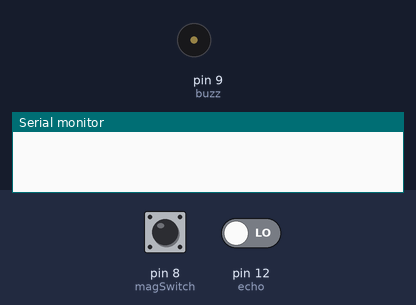
Bench run of a sketch on a simulated Arduino Uno, built with avr-gcc and run on an emulated ATmega328P. Parts: buzzer (waves = sounding, pin HIGH), the last lines printed to the serial monitor. The inputs (shaded band) are chosen by the test bench; at power-on: pin 8 (magSwitch) HIGH, pin 12 (echo) LOW. Pins used as bus, display or sensor lines are not drawn.

Above: at 0.1 s.
At 1.1 s:
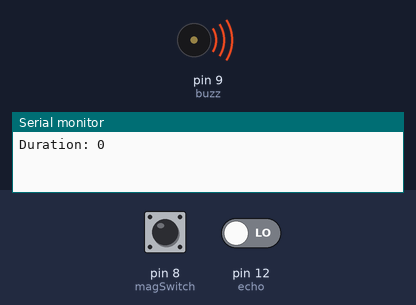
Timing chart, 0 to 2.6 s (numbered marks = the images above):
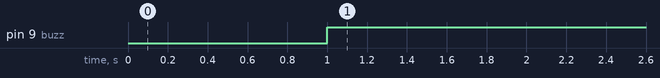

Measured:
- by itself, pin 9 (buzz): LOW → HIGH at 1.0 s

The sketch:

MagneticDoorSensor.ino
```cpp
//Declare Pins for Magnetic Sensor and Buzzer/LED
const int magSwitch = 8;
const int buzz = 9;
const int trig = 11;
const int echo = 12;

long duration;
float distance;

void setup() {
  // Set sensor as input and buzzer/LED as output
  pinMode(magSwitch,INPUT);
  pinMode(buzz,OUTPUT);
  // Set sensor pin to high
  digitalWrite(magSwitch,HIGH);
  // Set trig as output and echo as input
  pinMode(trig,OUTPUT);
  pinMode(echo,INPUT);
  Serial.begin(9600);
}

void loop() {
  // Clears trig pin
  digitalWrite(trig,LOW);
  delayMicroseconds(2);

  // Set trig to HIGH for 10 microseconds
  digitalWrite(trig,HIGH);
  delayMicroseconds(10);

  // find duration and distance
  duration = pulseIn(echo,HIGH);
  distance = duration*0.034/2;

  // Prints duration and distance
  Serial.print("Duration: ");
  Serial.println(duration);
  //Serial.print("Distance: ");
  //Serial.println(distance);

  if (digitalRead(magSwitch) == LOW)
  {
    digitalWrite(buzz,LOW);
  }
  else if ((digitalRead(magSwitch) == HIGH) && (distance <= 100))
  {
    digitalWrite(buzz,HIGH);
  }
  else
  {
    digitalWrite(buzz,HIGH);
    delay(100);
    digitalWrite(buzz,LOW);
    delay(100);
  }

}
```
